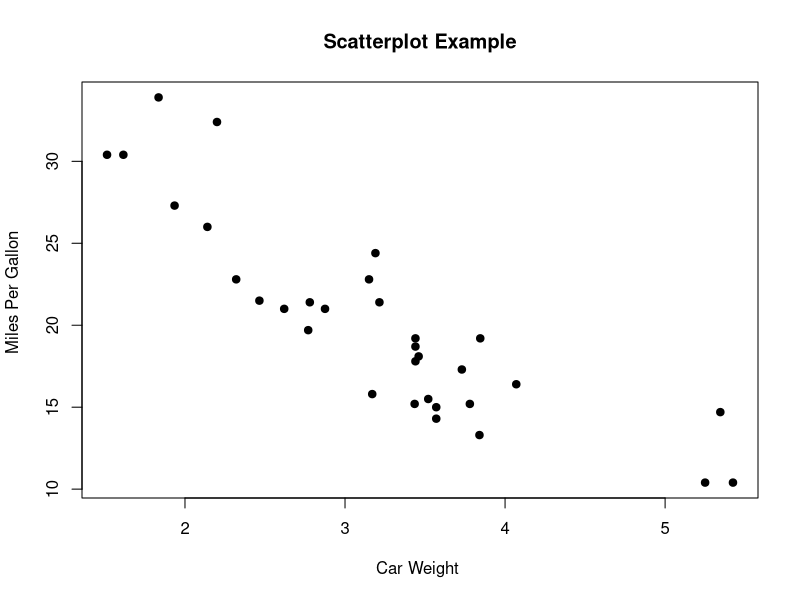
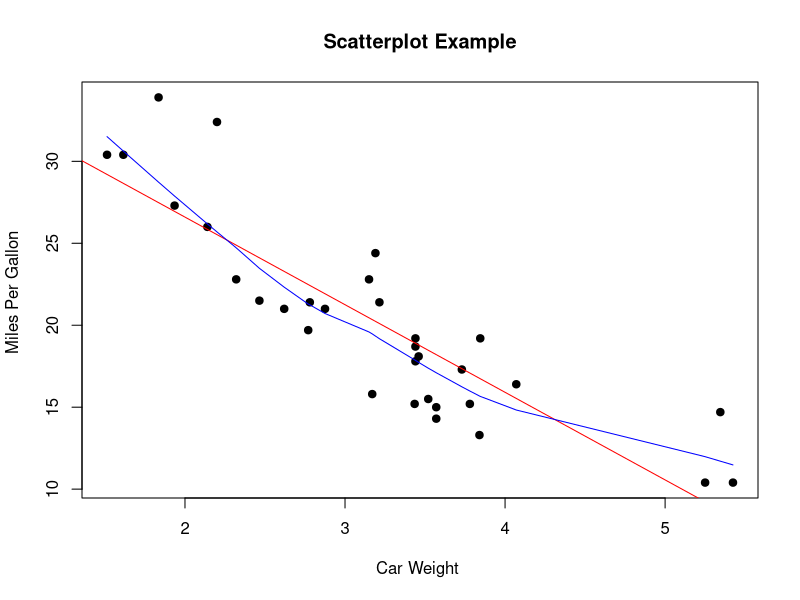
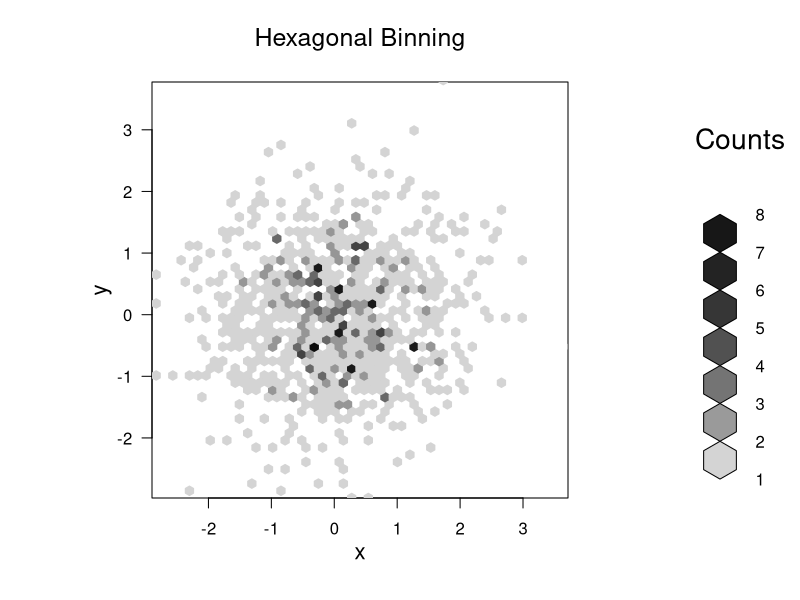
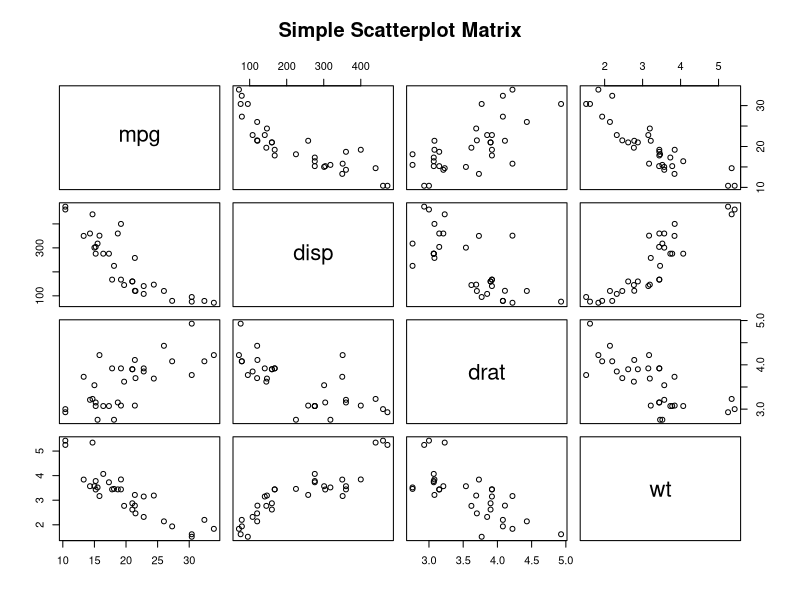

Here is the R script that generated these plots, in order:
## ---- chunk 1
attach(mtcars)
head(mtcars)
## ---- chunk 2
plot(wt, mpg, main="Scatterplot Example",
   xlab="Car Weight ", ylab="Miles Per Gallon ", pch=19)
## ---- chunk 3
# Add fit lines
plot(wt, mpg, main="Scatterplot Example",
   xlab="Car Weight ", ylab="Miles Per Gallon ", pch=19)
abline(lm(mpg~wt), col="red") # regression line (y~x)
lines(lowess(wt,mpg), col="blue") # lowess line (x,y)
## ---- chunk 4
# High Density Scatterplot with Binning
library(hexbin)
x <- rnorm(1000)
y <- rnorm(1000)
bin<-hexbin(x, y, xbins=50)

plot(bin, main="Hexagonal Binning")

## ---- chunk 5
# Basic Scatterplot Matrix
pairs(~mpg+disp+drat+wt,data=mtcars,
   main="Simple Scatterplot Matrix")
